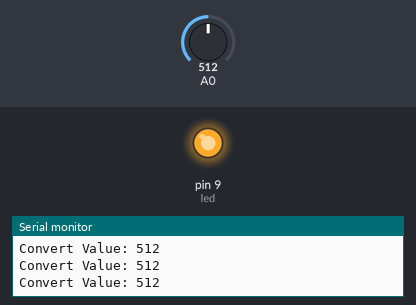
Simulated run of this sketch. Board: Arduino Uno, built with avr-gcc and run on an emulated ATmega328P. Shown: output pins drawn as LEDs (lit = HIGH), the last lines printed to the serial monitor. The inputs (shaded band) are chosen by the test bench; at power-on: A0 = 512.

Above: at 1.2 s.
1.3 s: A0 set to 484
At 1.7 s:
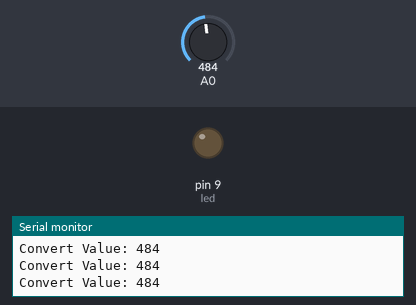
2.8 s: A0 set to 510
At 3.9 s:
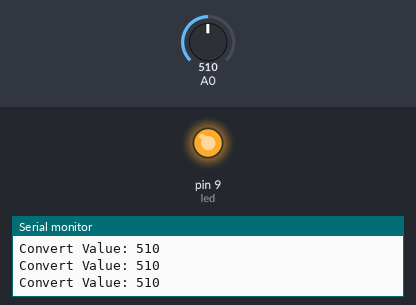
5.8 s: A0 set to 490
At 7.2 s:
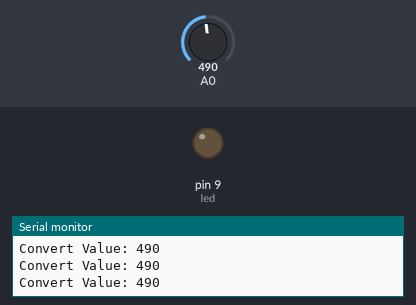
Timing chart, 0 to 8.8 s (numbered marks = the images above; inputs shaded):
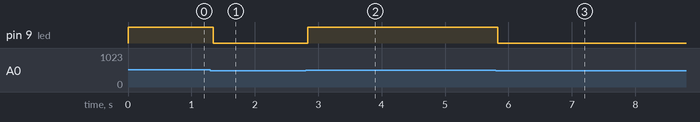

The sketch:

light_whendark.ino
```cpp
int atdValue;  // to save ADC value
int led = 9;
void setup() {
  pinMode(led,OUTPUT);
  Serial.begin(9600);
  Serial.println("UNO is ready");
}

void loop() {
  atdValue = analogRead(A0);  // convert A0 port to digital
  // send the result to computer through serial
  Serial.print("Convert Value: ");
  Serial.println(atdValue);
  //analogWrite(led,map(atdValue,0,255,0,1023));
  if (atdValue>500){
    digitalWrite(led,HIGH);
    }
  else{
    digitalWrite(led,LOW);
    }

}
```

Measured:
- the behaviour switches between 501 and 500 on A0 (found by bisection; images 0 and 1)
- after the input at 1.3 s, pin 9 (led): HIGH → LOW at once
- after the input at 2.8 s, pin 9 (led): LOW → HIGH at once
- after the input at 5.8 s, pin 9 (led): HIGH → LOW at once
